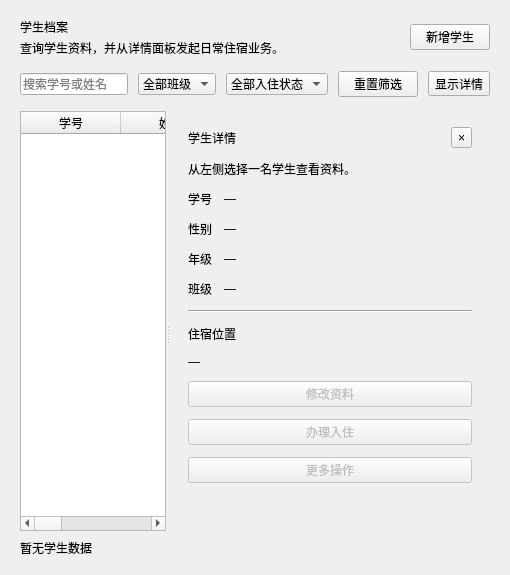
<?xml version="1.0" encoding="UTF-8"?>
<ui version="4.0">
 <class>StudentPage</class>
 <widget class="QWidget" name="StudentPage">
  <layout class="QVBoxLayout" name="studentPageLayout" stretch="0,0,1">
   <property name="spacing"><number>14</number></property>
   <property name="leftMargin"><number>20</number></property>
   <property name="topMargin"><number>18</number></property>
   <property name="rightMargin"><number>20</number></property>
   <property name="bottomMargin"><number>18</number></property>
   <item>
    <layout class="QHBoxLayout" name="headingLayout">
     <item>
      <layout class="QVBoxLayout" name="headingTextLayout">
       <property name="spacing"><number>3</number></property>
       <item><widget class="QLabel" name="headingLabel"><property name="text"><string>学生档案</string></property><property name="pageHeading" stdset="0"><bool>true</bool></property></widget></item>
       <item><widget class="QLabel" name="headingDescriptionLabel"><property name="text"><string>查询学生资料，并从详情面板发起日常住宿业务。</string></property><property name="pageDescription" stdset="0"><bool>true</bool></property></widget></item>
      </layout>
     </item>
     <item><spacer name="headingSpacer"><property name="orientation"><enum>Qt::Orientation::Horizontal</enum></property><property name="sizeHint" stdset="0"><size><width>40</width><height>20</height></size></property></spacer></item>
     <item><widget class="QPushButton" name="addStudentButton"><property name="text"><string>新增学生</string></property><property name="primaryButton" stdset="0"><bool>true</bool></property></widget></item>
    </layout>
   </item>
   <item>
    <layout class="QHBoxLayout" name="filterLayout">
     <property name="spacing"><number>10</number></property>
     <item><widget class="QLineEdit" name="searchLineEdit"><property name="placeholderText"><string>搜索学号或姓名</string></property><property name="clearButtonEnabled"><bool>true</bool></property></widget></item>
     <item><widget class="QComboBox" name="classFilterCombo"><item><property name="text"><string>全部班级</string></property></item></widget></item>
     <item><widget class="QComboBox" name="statusFilterCombo"><item><property name="text"><string>全部入住状态</string></property></item><item><property name="text"><string>已入住</string></property></item><item><property name="text"><string>未入住</string></property></item></widget></item>
     <item><widget class="QPushButton" name="resetFilterButton"><property name="text"><string>重置筛选</string></property></widget></item>
     <item><widget class="QToolButton" name="showDetailButton"><property name="text"><string>显示详情</string></property><property name="toolButtonStyle"><enum>Qt::ToolButtonStyle::ToolButtonTextOnly</enum></property><property name="visible"><bool>false</bool></property></widget></item>
    </layout>
   </item>
   <item>
    <widget class="QSplitter" name="studentSplitter">
     <property name="orientation"><enum>Qt::Orientation::Horizontal</enum></property>
     <property name="childrenCollapsible"><bool>false</bool></property>
     <widget class="QWidget" name="tableContainer">
      <layout class="QVBoxLayout" name="tableContainerLayout">
       <property name="spacing"><number>8</number></property>
       <property name="leftMargin"><number>0</number></property><property name="topMargin"><number>0</number></property><property name="rightMargin"><number>0</number></property><property name="bottomMargin"><number>0</number></property>
       <item>
        <widget class="QTableWidget" name="studentTable">
         <property name="alternatingRowColors"><bool>true</bool></property>
         <property name="selectionMode"><enum>QAbstractItemView::SelectionMode::SingleSelection</enum></property>
         <property name="selectionBehavior"><enum>QAbstractItemView::SelectionBehavior::SelectRows</enum></property>
         <property name="editTriggers"><set>QAbstractItemView::EditTrigger::NoEditTriggers</set></property>
         <property name="showGrid"><bool>false</bool></property>
         <property name="columnCount"><number>7</number></property>
         <column><property name="text"><string>学号</string></property></column>
         <column><property name="text"><string>姓名</string></property></column>
         <column><property name="text"><string>性别</string></property></column>
         <column><property name="text"><string>班级</string></property></column>
         <column><property name="text"><string>年级</string></property></column>
         <column><property name="text"><string>入住状态</string></property></column>
         <column><property name="text"><string>住宿位置</string></property></column>
        </widget>
       </item>
       <item><widget class="QLabel" name="resultCountLabel"><property name="text"><string>暂无学生数据</string></property><property name="pageDescription" stdset="0"><bool>true</bool></property></widget></item>
      </layout>
     </widget>
     <widget class="QFrame" name="detailPanel">
      <property name="minimumSize"><size><width>320</width><height>0</height></size></property>
      <property name="maximumSize"><size><width>460</width><height>16777215</height></size></property>
      <property name="detailPanel" stdset="0"><bool>true</bool></property>
      <layout class="QVBoxLayout" name="detailPanelLayout">
       <property name="spacing"><number>12</number></property>
       <property name="leftMargin"><number>18</number></property><property name="topMargin"><number>16</number></property><property name="rightMargin"><number>18</number></property><property name="bottomMargin"><number>16</number></property>
       <item>
        <layout class="QHBoxLayout" name="detailHeadingLayout">
         <item><widget class="QLabel" name="detailNameLabel"><property name="text"><string>学生详情</string></property><property name="detailHeading" stdset="0"><bool>true</bool></property></widget></item>
         <item><spacer name="detailHeadingSpacer"><property name="orientation"><enum>Qt::Orientation::Horizontal</enum></property><property name="sizeHint" stdset="0"><size><width>20</width><height>20</height></size></property></spacer></item>
         <item><widget class="QToolButton" name="hideDetailButton"><property name="text"><string>×</string></property><property name="toolTip"><string>收起详情面板</string></property></widget></item>
        </layout>
       </item>
       <item><widget class="QLabel" name="detailHintLabel"><property name="text"><string>从左侧选择一名学生查看资料。</string></property><property name="wordWrap"><bool>true</bool></property><property name="pageDescription" stdset="0"><bool>true</bool></property></widget></item>
       <item>
        <widget class="QWidget" name="detailContent">
         <property name="visible"><bool>false</bool></property>
         <layout class="QVBoxLayout" name="detailContentLayout">
          <property name="spacing"><number>12</number></property><property name="leftMargin"><number>0</number></property><property name="topMargin"><number>0</number></property><property name="rightMargin"><number>0</number></property><property name="bottomMargin"><number>0</number></property>
          <item>
           <layout class="QFormLayout" name="studentInformationLayout">
            <item row="0" column="0"><widget class="QLabel" name="studentIdTitleLabel"><property name="text"><string>学号</string></property></widget></item><item row="0" column="1"><widget class="QLabel" name="studentIdValueLabel"><property name="text"><string>—</string></property></widget></item>
            <item row="1" column="0"><widget class="QLabel" name="genderTitleLabel"><property name="text"><string>性别</string></property></widget></item><item row="1" column="1"><widget class="QLabel" name="genderValueLabel"><property name="text"><string>—</string></property></widget></item>
            <item row="2" column="0"><widget class="QLabel" name="gradeTitleLabel"><property name="text"><string>年级</string></property></widget></item><item row="2" column="1"><widget class="QLabel" name="gradeValueLabel"><property name="text"><string>—</string></property></widget></item>
            <item row="3" column="0"><widget class="QLabel" name="classTitleLabel"><property name="text"><string>班级</string></property></widget></item><item row="3" column="1"><widget class="QLabel" name="classValueLabel"><property name="text"><string>—</string></property></widget></item>
           </layout>
          </item>
          <item><widget class="QFrame" name="detailSeparator"><property name="frameShape"><enum>QFrame::Shape::HLine</enum></property><property name="frameShadow"><enum>QFrame::Shadow::Sunken</enum></property></widget></item>
          <item><widget class="QLabel" name="accommodationTitleLabel"><property name="text"><string>住宿位置</string></property><property name="detailSubheading" stdset="0"><bool>true</bool></property></widget></item>
          <item><widget class="QLabel" name="accommodationValueLabel"><property name="text"><string>—</string></property><property name="wordWrap"><bool>true</bool></property></widget></item>
          <item><widget class="QPushButton" name="editStudentButton"><property name="text"><string>修改资料</string></property><property name="enabled"><bool>false</bool></property></widget></item>
          <item><widget class="QPushButton" name="accommodationActionButton"><property name="text"><string>办理入住</string></property><property name="enabled"><bool>false</bool></property><property name="primaryButton" stdset="0"><bool>true</bool></property></widget></item>
          <item><widget class="QPushButton" name="moreActionButton"><property name="text"><string>更多操作</string></property><property name="enabled"><bool>false</bool></property></widget></item>
         </layout>
        </widget>
       </item>
       <item><spacer name="detailSpacer"><property name="orientation"><enum>Qt::Orientation::Vertical</enum></property><property name="sizeHint" stdset="0"><size><width>20</width><height>40</height></size></property></spacer></item>
      </layout>
     </widget>
    </widget>
   </item>
  </layout>
 </widget>
 <resources/>
 <connections/>
</ui>
